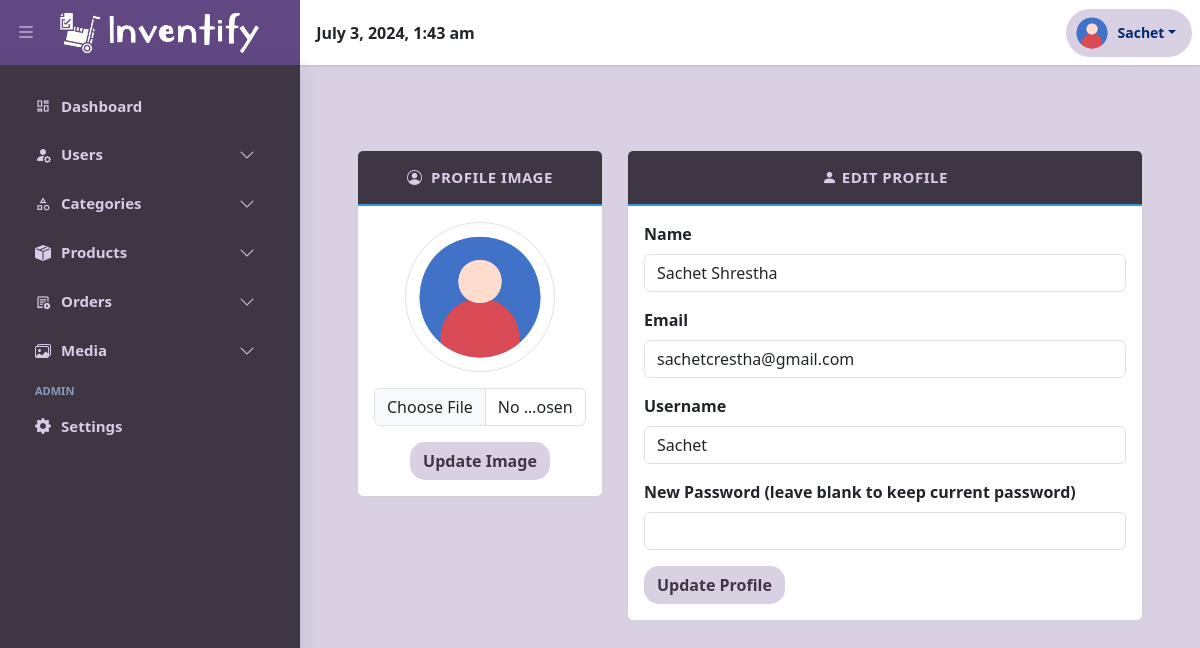
Page /profile-setting.php (signed in) on the committed database.
### tables this page shows
CREATE TABLE IF NOT EXISTS `users` (
  `id` int(11) NOT NULL AUTO_INCREMENT,
  `name` varchar(50) NOT NULL,
  `username` varchar(50) NOT NULL,
  `email` varchar(50) NOT NULL,
  `user_role` varchar(50) NOT NULL,
  `image` varchar(50) NOT NULL,
  `password` text NOT NULL,
  `status` int(11) NOT NULL DEFAULT 1,
  `last_login` timestamp NULL DEFAULT NULL,
  `created_at` timestamp NOT NULL DEFAULT CURRENT_TIMESTAMP,
  `updated_at` timestamp NOT NULL DEFAULT CURRENT_TIMESTAMP ON UPDATE CURRENT_TIMESTAMP,
  PRIMARY KEY (`id`)
);

### profile-setting.php (the view, shortened to what this page needs)
<?php
require(BASE_PATH . '/layouts/header.php');
require(BASE_PATH . '/layouts/navbar.php');
require(BASE_PATH . '/layouts/sidebar.php');
$id = $_SESSION['user_id'];
$select = "SELECT * FROM users WHERE id='$id'";
$result = mysqli_query($con, $select);
if (mysqli_num_rows($result) > 0) {
  $data = mysqli_fetch_assoc($result);
} else {
  echo "User not found.";
  exit;
}
?>
<main id="main" class="main">
  <div class="page">
    <div class="container-fluid">
      <div class="row">
        <div class="col-md-4">
          <div class="card">
            <div class="card-header text-center">
              <strong>
                <i class="bi bi-person-circle pe-1"></i>
                Profile Image
              </strong>
            </div>
            <div class="card-body text-center">
              <img src="<?php echo BASE_URL . '/uploads/users/' ?><?php echo $data['image'] ?>" alt="Profile Image" class="rounded-circle img-thumbnail" width="150">
              <form method="POST" enctype="multipart/form-data">
                <div class="mt-3">
                  <input type="file" class="form-control" name="dataFile">
                </div>
                <div class="mt-3">
                  <button type="submit" name="update-img" class="btn btn-custom fw-bold">Update Image</button>
                </div>
              </form>
            </div>
          </div>
        </div>
        <div class="col-md-8">
          <div class="card">
            <div class="card-header text-center">
              <strong>
                <i class="bi bi-person-fill"></i>
                Edit Profile
              </strong>
            </div>
            <div class="card-body">
              <form method="POST">
                <div class="mb-3">
                  <label for="name" class="form-label fw-bold">Name</label>
                  <input type="text" class="form-control" name="name" value="<?php echo ($data['name']); ?>" required>
                </div>
                <div class="mb-3">
                  <label for="email" class="form-label fw-bold">Email</label>
                  <input type="email" class="form-control" name="email" value="<?php echo ($data['email']); ?>" required>
                </div>
                <div class="mb-3">
                  <label for="username" class="form-label fw-bold">Username</label>
                  <input type="text" class="form-control" name="username" value="<?php echo ($data['username']); ?>" required>
                </div>
                <div class="mb-3">
                  <label for="password" class="form-label fw-bold">New Password (leave blank to keep current password)</label>
                  <input type="password" class="form-control" name="password">
                </div>
                <button type="submit" name="update" class="btn btn-custom fw-bold">Update Profile</button>
              </form>
            </div>
          </div>
        </div>
      </div>
    </div>
  </div>
</main>
<?php
require(BASE_PATH . '/layouts/footer.php');
?>

### assets/css/style.css (style rules this page uses)
* { margin: 0; padding: 0; box-sizing: border-box; font-family: 'Segoe UI'; }
body { background: #D9D0E3; }
@media (min-width: 1200px) { #main, #footer { margin-left: 300px; } }
#main { margin-top: 60px; padding: 20px 30px; transition: all 0.3s; background: #D9D0E3; min-height: calc(100vh - 65px); }
.bi, i { color: #DBCAE8 !important; }
.page { position: relative; display: block; top: 50px; left: 0; padding: 20px 15px; }
.card-header { background-color: #3E3743; color: #DBCAE8; border-bottom: 2px solid #3498DB; font-size: 15px !important; text-transform: uppercase; letter-spacing: .5px; padding: 15px; }
.card-header i { font-size: 15px;; }
.btn-custom { border-radius: 15px; background: #D9D0E3; color: #3E3743 !important; font-weight: 700; text-transform: none; }

### rows in the picture
users: image (picture), name "Sachet Shrestha", email "sachetcrestha@gmail.com", username "Sachet"

### other values in the picture
$_SESSION['username'] "Sachet"
